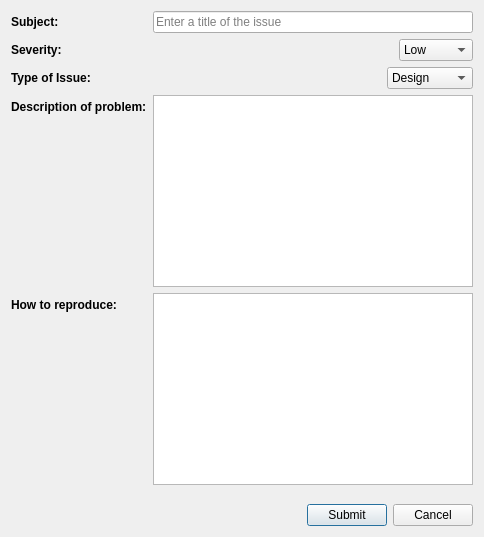
<?xml version="1.0" encoding="UTF-8"?>
<ui version="4.0">
 <class>bugReportDialog</class>
 <widget class="QDialog" name="bugReportDialog">
  <property name="geometry">
   <rect>
    <x>0</x>
    <y>0</y>
    <width>484</width>
    <height>537</height>
   </rect>
  </property>
  <property name="windowTitle">
   <string>Submit a bug report</string>
  </property>
  <layout class="QVBoxLayout" name="verticalLayout">
   <item>
    <layout class="QFormLayout" name="formLayout">
     <item row="0" column="0">
      <widget class="QLabel" name="label_2">
       <property name="font">
        <font>
         <weight>75</weight>
         <bold>true</bold>
        </font>
       </property>
       <property name="text">
        <string>Subject:</string>
       </property>
       <property name="wordWrap">
        <bool>true</bool>
       </property>
      </widget>
     </item>
     <item row="0" column="1">
      <widget class="QLineEdit" name="subject">
       <property name="placeholderText">
        <string>Enter a title of the issue</string>
       </property>
      </widget>
     </item>
     <item row="2" column="0">
      <widget class="QLabel" name="label">
       <property name="font">
        <font>
         <weight>75</weight>
         <bold>true</bold>
        </font>
       </property>
       <property name="text">
        <string>Severity:</string>
       </property>
       <property name="wordWrap">
        <bool>true</bool>
       </property>
      </widget>
     </item>
     <item row="2" column="1">
      <layout class="QHBoxLayout" name="horizontalLayout_3">
       <item>
        <spacer name="horizontalSpacer_2">
         <property name="orientation">
          <enum>Qt::Horizontal</enum>
         </property>
         <property name="sizeHint" stdset="0">
          <size>
           <width>40</width>
           <height>20</height>
          </size>
         </property>
        </spacer>
       </item>
       <item>
        <widget class="QComboBox" name="severity">
         <property name="currentIndex">
          <number>0</number>
         </property>
         <item>
          <property name="text">
           <string>Low</string>
          </property>
         </item>
         <item>
          <property name="text">
           <string>Medium</string>
          </property>
         </item>
         <item>
          <property name="text">
           <string>High</string>
          </property>
         </item>
         <item>
          <property name="text">
           <string>Critical</string>
          </property>
         </item>
        </widget>
       </item>
      </layout>
     </item>
     <item row="5" column="1">
      <layout class="QHBoxLayout" name="horizontalLayout">
       <item>
        <spacer name="horizontalSpacer_3">
         <property name="orientation">
          <enum>Qt::Horizontal</enum>
         </property>
         <property name="sizeHint" stdset="0">
          <size>
           <width>40</width>
           <height>20</height>
          </size>
         </property>
        </spacer>
       </item>
       <item>
        <widget class="QComboBox" name="type">
         <property name="currentIndex">
          <number>0</number>
         </property>
         <item>
          <property name="text">
           <string>Design</string>
          </property>
         </item>
         <item>
          <property name="text">
           <string>Functional</string>
          </property>
         </item>
         <item>
          <property name="text">
           <string>Usability</string>
          </property>
         </item>
        </widget>
       </item>
      </layout>
     </item>
     <item row="8" column="0">
      <widget class="QLabel" name="label_3">
       <property name="font">
        <font>
         <weight>75</weight>
         <bold>true</bold>
        </font>
       </property>
       <property name="text">
        <string>Description of problem:</string>
       </property>
       <property name="wordWrap">
        <bool>true</bool>
       </property>
      </widget>
     </item>
     <item row="8" column="1">
      <widget class="QPlainTextEdit" name="description">
       <property name="backgroundVisible">
        <bool>false</bool>
       </property>
      </widget>
     </item>
     <item row="10" column="0">
      <widget class="QLabel" name="label_5">
       <property name="font">
        <font>
         <weight>75</weight>
         <bold>true</bold>
        </font>
       </property>
       <property name="text">
        <string>How to reproduce:</string>
       </property>
       <property name="wordWrap">
        <bool>true</bool>
       </property>
      </widget>
     </item>
     <item row="10" column="1">
      <widget class="QTextEdit" name="reproduce"/>
     </item>
     <item row="5" column="0">
      <widget class="QLabel" name="label_4">
       <property name="font">
        <font>
         <weight>75</weight>
         <bold>true</bold>
        </font>
       </property>
       <property name="text">
        <string>Type of Issue:</string>
       </property>
       <property name="wordWrap">
        <bool>true</bool>
       </property>
      </widget>
     </item>
    </layout>
   </item>
   <item>
    <spacer name="verticalSpacer">
     <property name="orientation">
      <enum>Qt::Vertical</enum>
     </property>
     <property name="sizeHint" stdset="0">
      <size>
       <width>20</width>
       <height>40</height>
      </size>
     </property>
    </spacer>
   </item>
   <item>
    <layout class="QHBoxLayout" name="horizontalLayout_2">
     <item>
      <spacer name="horizontalSpacer">
       <property name="orientation">
        <enum>Qt::Horizontal</enum>
       </property>
       <property name="sizeHint" stdset="0">
        <size>
         <width>40</width>
         <height>20</height>
        </size>
       </property>
      </spacer>
     </item>
     <item>
      <widget class="QPushButton" name="pushButton_2">
       <property name="text">
        <string>Submit</string>
       </property>
      </widget>
     </item>
     <item>
      <widget class="QPushButton" name="pushButton">
       <property name="text">
        <string>Cancel</string>
       </property>
      </widget>
     </item>
    </layout>
   </item>
  </layout>
 </widget>
 <resources/>
 <connections>
  <connection>
   <sender>pushButton</sender>
   <signal>clicked()</signal>
   <receiver>bugReportDialog</receiver>
   <slot>reject()</slot>
   <hints>
    <hint type="sourcelabel">
     <x>771</x>
     <y>503</y>
    </hint>
    <hint type="destinationlabel">
     <x>762</x>
     <y>461</y>
    </hint>
   </hints>
  </connection>
 </connections>
</ui>
